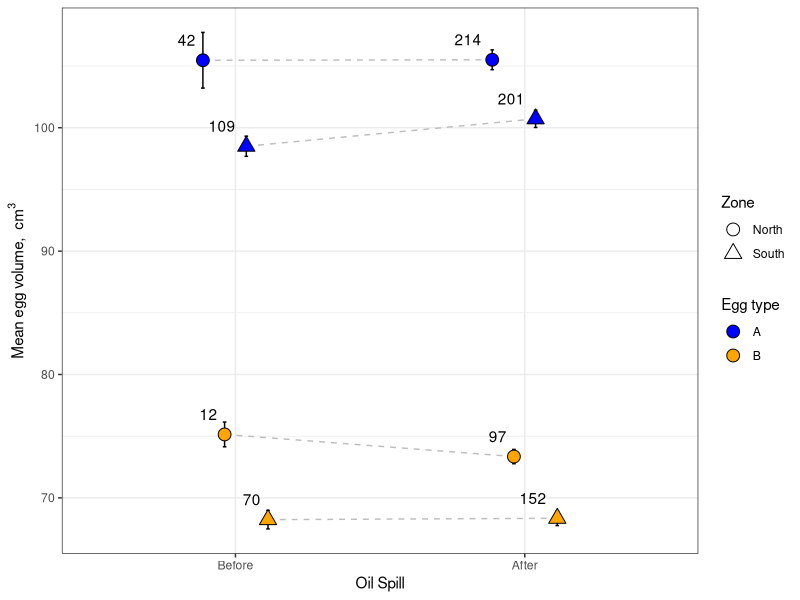
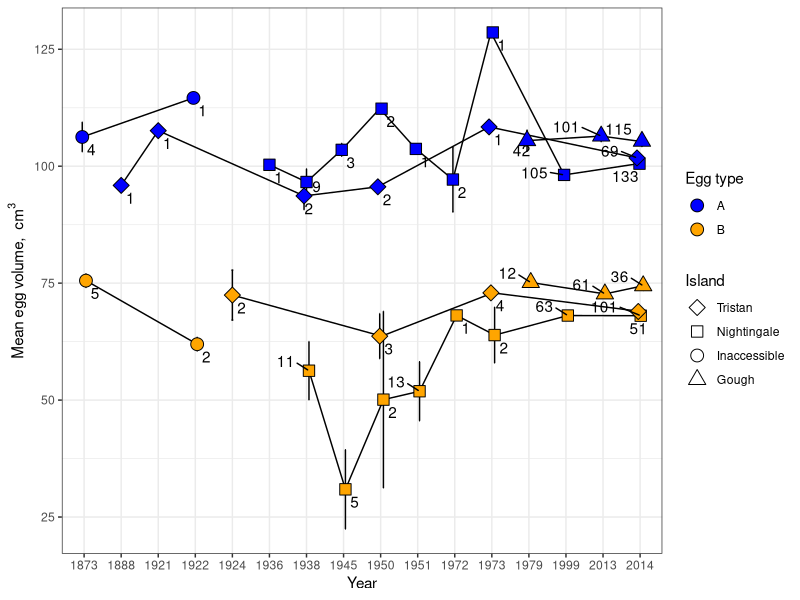
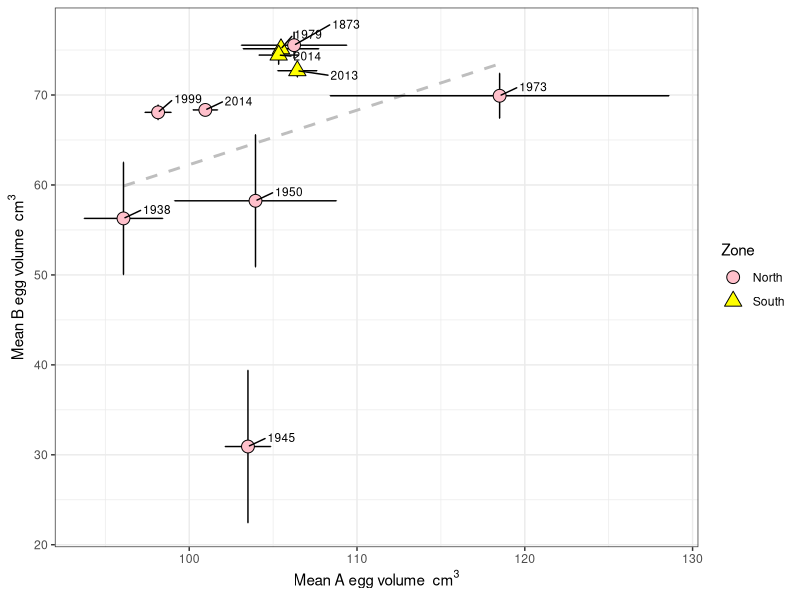
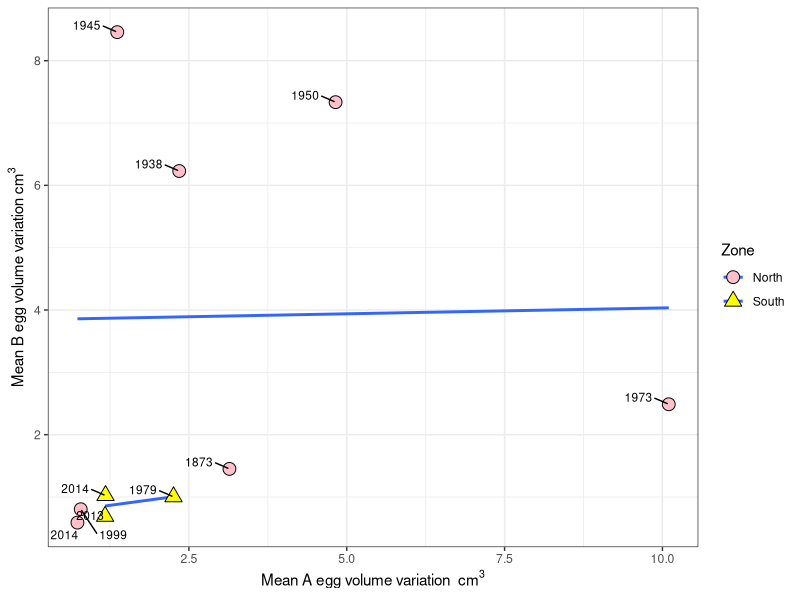
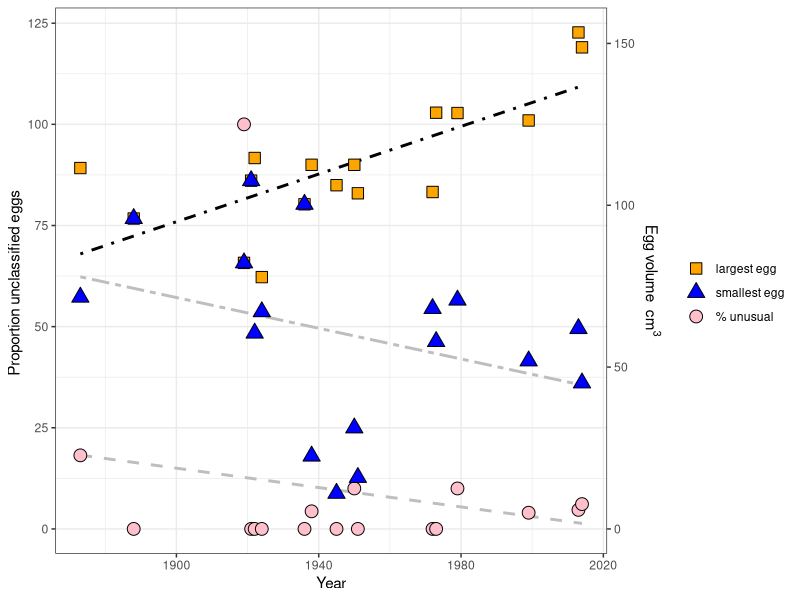
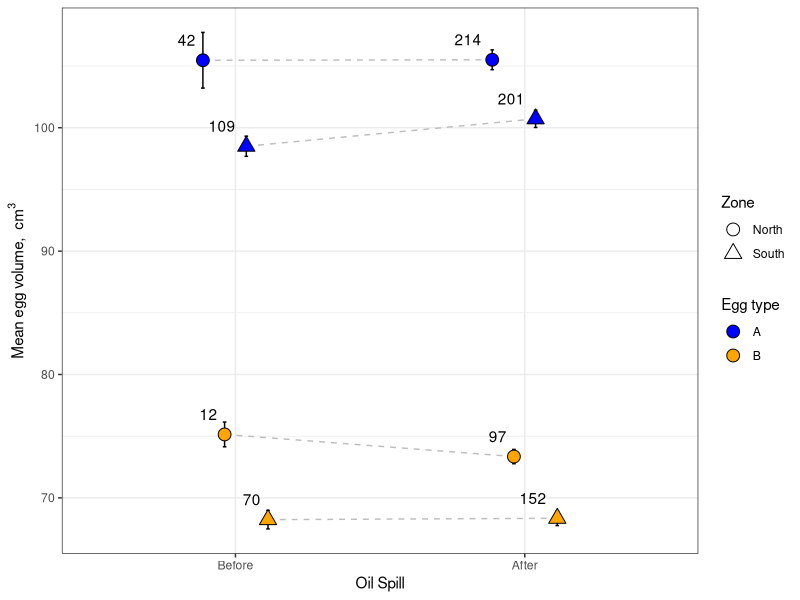
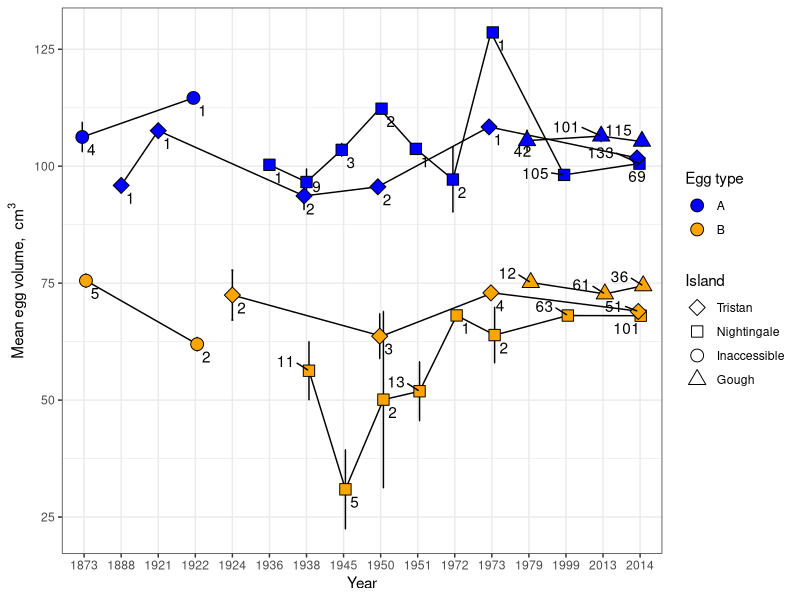
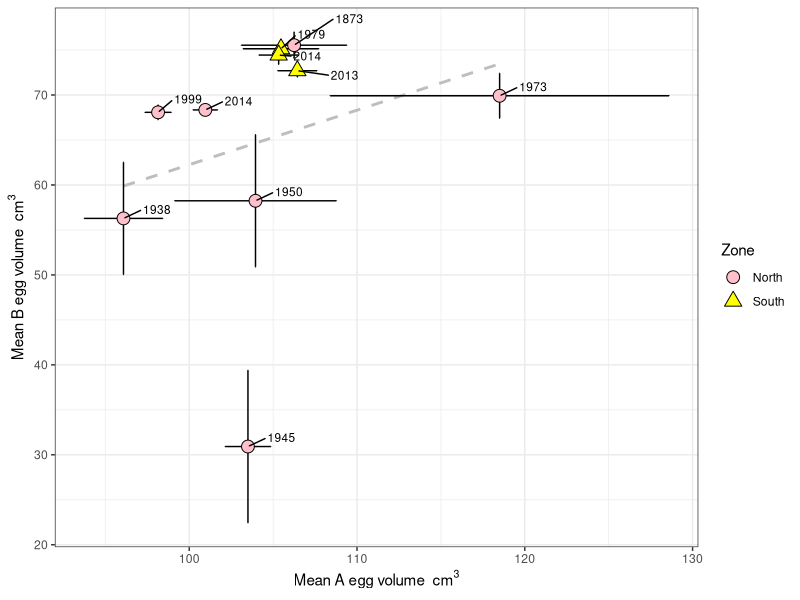

Reproduce these figures in R, in order.
#read in the data for the oil spill and harvesting analyses
penguin<-read.csv("penguin.data.csv", header= TRUE)

#we are interested in testing if the egg size patterns correspond to predictions associated with two
#events- specifically, we want to test if the 2011 oil spill negatively affected egg size, or if
#other variations eggs affected size of eggs over time with any discernable pattern 

#first, let's check if the oil spill affected egg size. The oil spill occured in 2011, and if it  
#was a driver, we would expect egg size to be lower after the spill, and MORE lower closer to the spill
# so let's test if that happened

#first we need to create a variable for the oil spill, which happened
penguin$oilspill<-as.factor(ifelse(penguin$Year>=2011, "After", "Before"))

#also, because data are spotty and weirdly distributed prior to 1970, let's cut it out for this analysis
#and cut out a couple outlying egg sizes
penguin1<-penguin[which(penguin$Year>1970 & penguin$Decision != "U" &
                          penguin$Volume<130),]

#fiddle with transformations to get us closer to normality of residuals

penguin1$logvolume<-log(penguin1$Volume)
penguin1$sqrtvolume<-sqrt(penguin1$Volume)

#now create a model to describe egg volume
oil.model<-lm(Volume~Zone*oilspill*Decision, data=penguin1)

summary(oil.model)
AIC(oil.model)
anova(oil.model)
TukeyHSD(aov(oil.model))
#data are very non normal
shapiro.test(resid(oil.model))

#ok, now we need to get the summary stats out of it
library(plyr)

summary.penguin.oilspill<-ddply(penguin1, c("Zone", "Decision", "oilspill"), summarise,
                                mean.Volume=mean(Volume), N=length(Volume), 
                                SE=sd(Volume)/sqrt(N))
summary.penguin.oilspill$all.lines<-with(summary.penguin.oilspill, interaction(Decision, Zone))

#reorder factor levels for oilspill
summary.penguin.oilspill$oilspill<-factor(summary.penguin.oilspill$oilspill, levels=c("Before", "After"))


#insert plot here
library(ggplot2)
library(ggrepel)


oil.plot<-ggplot(summary.penguin.oilspill, aes(oilspill, mean.Volume, 
                                               shape=Zone, fill=Decision, label=N))+
  scale_fill_manual(values=c("blue", "orange"), name="Egg type", 
                    guide=guide_legend(override.aes=aes(shape=21)))+
  scale_shape_manual(values=c(21,24), labels=c("North", "South"))+
  geom_line(aes(group=all.lines), color="grey", linetype="dashed", position=position_dodge(width=0.3))+
  geom_errorbar(aes(ymin=(mean.Volume-SE), ymax=(mean.Volume+SE)), width=0.05, color="black",
                position=position_dodge(width=0.3))+
  geom_point(color="black", size=4, position=position_dodge(width=0.3))+
  geom_text(aes(label=N),hjust=1.4, vjust=-1.2, position=position_dodge(width=0.3))+
  theme_bw()+
  labs(y=expression("Mean egg volume, "~cm^3), x="Oil Spill")

oil.plot
#save to pdf
pdf("figs/oilspillplot.pdf", height=5, width=7)
oil.plot
dev.off()


# now we want to examine the finer scale patterns in variation of egg size.
#instead of lumping by time period and island group, we'll just break it out so that readers can see the patterns
#This will be a very similar analysis as above, 
# but there will be an interaction with year


#and because we want to look at a year effect, and we want to see if there's anything going on
#relative to time, but there's not a ton of data so we'll just need to look at years directly and ANOVA them

#bring back the pre-1970 data
penguin2<-penguin[which(penguin$Decision != "U"),]

#we're interested in change with time in these two periods, and by island, but otherwise the analysis is 
#very similar to the above
year.model<-lm(Volume~Location2*as.factor(Year)*Decision, data=penguin2)

summary(year.model)
AIC(year.model)
anova(year.model)
TukeyHSD(aov(year.model))
#data are very non normal
shapiro.test(resid(year.model))


summary.penguin.year<-ddply(penguin2, c("Location2", "Decision", "Year"), summarise,
                                mean.Volume=mean(Volume), N=length(Volume),  SE=sd(Volume)/sqrt(N))


#reorder factor levels for islands
summary.penguin.year$Location2<-factor(summary.penguin.year$Location2, levels=c("Tristan", "Nightingale", "Inaccessible", "Gough"))

#create interaction
summary.penguin.year$all.lines<-with(summary.penguin.year, interaction(Location2,  Decision))

year.plot<-ggplot(summary.penguin.year, aes(as.factor(Year), mean.Volume, 
                                               shape=Location2, fill=Decision, label=N))+
  scale_fill_manual(values=c("blue", "orange"), name="Egg type", 
                    guide=guide_legend(override.aes=aes(shape=21), order=1))+
  scale_shape_manual(values=c(23,22,21,24), name="Island", labels=c("Tristan", "Nightingale", "Inaccessible", "Gough"))+
  geom_line(aes(group=all.lines), color="black",  position=position_dodge(width=0.2))+
  geom_errorbar(aes(ymin=(mean.Volume-SE), ymax=(mean.Volume+SE)), width=0.05, color="black",
                position=position_dodge(width=0.2))+
  geom_point(color="black", size=4,  position=position_dodge(width=0.2))+
  geom_text_repel(aes(label=N),hjust=1.7, vjust=-0.3,  position=position_dodge(width=0.2))+
  theme_bw()+
  labs(y=expression("Mean egg volume, "~cm^3), x="Year")

year.plot

#save to pdf
pdf("figs/yearplot.pdf", height=5, width=7)
year.plot
dev.off()

#now, let's do some correlation analyses to see how A and B eggs are correlated with each other by zone
summary.penguin.zone<-ddply(penguin2, c("Zone", "Decision", "Year"), summarise,
                            mean.Volume=mean(Volume), N=length(Volume),  SE=sd(Volume)/sqrt(N))

#cut out years that there was only 1 egg of a given type collected
summary.penguin.zone<-summary.penguin.zone[which(summary.penguin.zone$N>1),]

# first let's split it up and then line the data back up together 

A.eggs<-summary.penguin.zone[which(summary.penguin.zone$Decision=="A"),]

B.eggs<-summary.penguin.zone[which(summary.penguin.zone$Decision=="B"),]

#fiddle with it so we can remerge it all
A.eggs$all.lines<-NULL
B.eggs$all.lines<-NULL
A.eggs$Decision<-NULL
B.eggs$Decision<-NULL
names(A.eggs)<-c("Zone","Year","A.mean.Volume", "A.N", "A.SE")
names(B.eggs)<-c("Zone","Year","B.mean.Volume", "B.N", "B.SE")

crosstab.eggs<-merge(A.eggs, B.eggs, by=c("Zone", "Year"))

#reorder factor levels for islands
crosstab.eggs$Zone<-factor(crosstab.eggs$Zone, levels=c("Other", "Gough"))

#now let's do a correlation analysis

cor.test(crosstab.eggs$B.mean.Volume, crosstab.eggs$A.mean.Volume, method="pearson")

#not much there, but we might be able to see things a little better if we look at this by Zone

egg.cor.lm<-lm(B.mean.Volume~A.mean.Volume*Zone, data=crosstab.eggs)
summary(egg.cor.lm)

#lets's also do variability

egg.SE.lm<-lm(B.SE~A.SE*Zone, data=crosstab.eggs)
summary(egg.SE.lm)

#not a lot significant, but let's see what we can visualize

eggcorr.plot<-ggplot(crosstab.eggs, aes(A.mean.Volume, B.mean.Volume, 
                                            label=Year))+
  geom_smooth(aes(A.mean.Volume, B.mean.Volume),method="lm", se=FALSE, colour="grey", linetype="dashed")+
  geom_errorbar(aes(ymin=(B.mean.Volume-B.SE), ymax=(B.mean.Volume+B.SE)), width=0.05, color="black", linetype="solid")+
  geom_errorbarh(aes(xmin=(A.mean.Volume-A.SE), xmax=(A.mean.Volume+A.SE)), height=0.05, color="black", linetype="solid")+
  geom_point(aes(shape=Zone, fill=Zone), color="black", size=4)+
  geom_text_repel(aes(label=Year), size=3, nudge_y=1, nudge_x=2)+
  scale_shape_manual(values=c(21,24), name="Zone", labels=c("North", "South"))+
  scale_fill_manual(values=c("pink", "yellow"), name="Zone", labels=c("North", "South"))+
  guides(linetype="none")+
  theme_bw()+
  labs(y=expression("Mean B egg volume "~cm^3), x=expression("Mean A egg volume "~cm^3))

eggcorr.plot

#save to pdf
pdf("figs/AvsBvol.pdf", height=5, width=7)
eggcorr.plot
dev.off()

eggvar.plot<-ggplot(crosstab.eggs, aes(A.SE, B.SE, 
                                        shape=Zone, fill=Zone, label=Year))+
  scale_shape_manual(values=c(21,24), labels=c("North", "South"))+
  scale_fill_manual(values=c("pink", "yellow"), name="Zone", labels=c("North", "South"))+
  geom_smooth(method="lm", se=FALSE)+
  geom_point(color="black", size=4)+
  geom_text_repel(aes(label=Year),hjust=1.5, vjust=-0.3, size=3)+
  theme_bw()+
  labs(y=expression("Mean B egg volume variation"~cm^3), x=expression("Mean A egg volume variation "~cm^3))

eggvar.plot


#not much there, so let's leave it alone. but it brings me to the question- were people more likely to 
#collect unusual/remarkable eggs in the past?
library(reshape2)

unusual.summary<-count(penguin, c("Year", "Decision"))
unusual.summary.crosstab<-dcast(unusual.summary,  Year ~ Decision, value.var = "freq", fun.aggregate = sum)

unusual.maxmins<-ddply(penguin, "Year", summarize, 
                       maxegg=max(Volume), minegg=min(Volume))
unusual.eggs<-merge(unusual.summary.crosstab, unusual.maxmins)

eggsperyear<-count(penguin, "Year")

unusual.eggs.1<-merge(unusual.eggs, eggsperyear)

unusual.eggs.1$perc.odd<-100*unusual.eggs.1$U/unusual.eggs.1$freq

#some quick regressions

#trends in proportion of eggs classified as U
egg.U.lm<-lm(perc.odd~Year, data=unusual.eggs.1)
summary(egg.U.lm)

#trends in largest egg collected
egg.max.lm<-lm(maxegg~Year, data=unusual.eggs.1)
summary(egg.max.lm)

#trends in smallest egg collected
egg.min.lm<-lm(minegg~Year, data=unusual.eggs.1)
summary(egg.min.lm)

unusual.plot<-ggplot(unusual.eggs.1, aes(x=Year))+
  geom_smooth(aes(y=perc.odd, linetype="percegg.line"), method="lm", se=FALSE, colour="grey")+
  geom_point(aes(y=perc.odd, color="percegg", fill="percegg.fill", shape="percegg.shape"), size=4, colour="black") +
  #put the other measures on the secondary axis
  geom_smooth(aes(y=maxegg/1.25, linetype="maxegg.line"), method="lm", se=FALSE, colour="black")+
  geom_point(aes(y=maxegg/1.25, color="maxegg", fill="maxegg.fill", shape="maxegg.shape"), color="black", size=4)+
  geom_smooth(aes(y=minegg/1.25, linetype="minegg.line"), method="lm", se=FALSE, colour="grey")+
  geom_point(aes(y=minegg/1.25, color="minegg", fill="minegg.fill", shape="minegg.shape"), color="black", size=4)+
  scale_y_continuous(sec.axis=sec_axis(~.*1.25, name=expression("Egg volume "~cm^3)))+
  scale_colour_manual(name="", values=c(maxegg="black", minegg="black", percegg="black"), labels=c("largest egg", "smallest egg", "% unusual"))+
  scale_linetype_manual(name="", values=c(maxegg.line="dotdash", minegg.line="twodash",percegg.line="dashed"),labels=c("largest egg", "smallest egg", "% unusual"))+
  scale_fill_manual(name="", values=c(maxegg.fill="orange", minegg.fill="blue", percegg.fill="pink"),labels=c("largest egg", "smallest egg", "% unusual"))+
  scale_shape_manual(name="", values=c(maxegg.shape=22, minegg.shape=24, percegg.shape=21),labels=c("largest egg", "smallest egg", "% unusual"))+
  guides(linetype="none")+
  theme_bw()+
  labs(y="Proportion unclassified eggs ", x="Year")
 
unusual.plot

#save to pdf
pdf("figs/unusual.pdf", height=5, width=7)
unusual.plot
dev.off()
